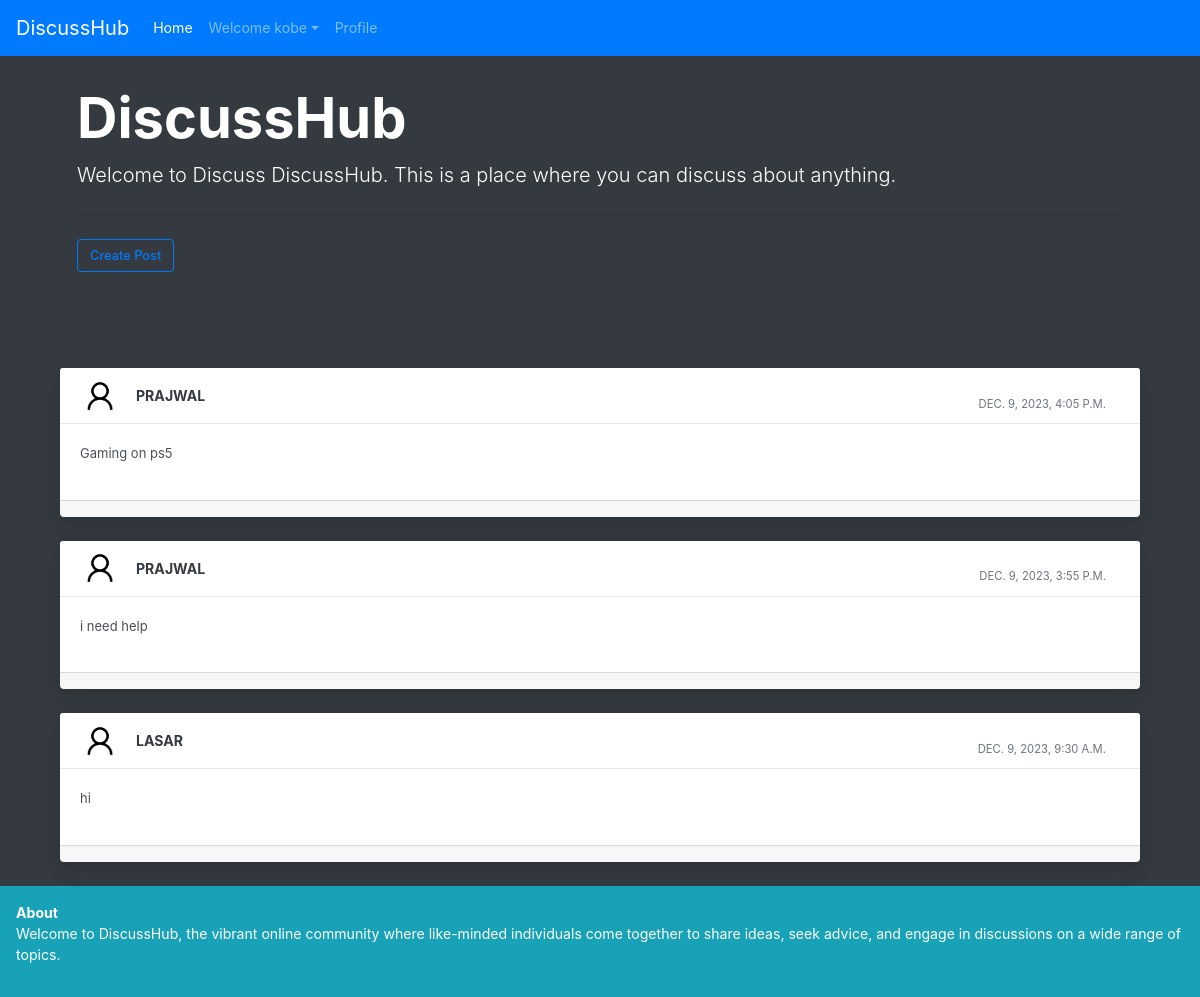
Screenshot of / (signed in) with the database file from the repository.
### profile_of_user/models.py (models this page shows)
class Post(models.Model):
    user1 = models.ForeignKey(User, on_delete=models.CASCADE, default=1)
    post_id = models.AutoField
    post_content = models.CharField(max_length=5000)
    timestamp= models.DateTimeField(default=now)
    image = models.ImageField(upload_to="images",default="")

### profile_of_user/views.py (the view, shortened to what this page needs)
# urls.py: path("", views.forum, name="Forum"),
def forum(request):
    profile = Profile.objects.all()
    posts = Post.objects.filter().order_by('-timestamp')
    return render(request, "forum.html", {'posts':posts})

### profile_of_user/templates/forum.html (shortened to what this page needs)
{% extends 'basic.html' %}
{% block homeactive %} active {% endblock homeactive %}
{% block body %}
{% load static %}
<div class="container">
<div class="jumbotron bg-dark text-white">
    <h1 class="display-4 font-weight-bold">DiscussHub</h1>
    <p class="lead">Welcome to Discuss DiscussHub. This is a place where you can discuss about anything.</p>
    <hr class="my-4">
      <button class="btn btn-outline-primary " data-target="#questions" data-toggle="modal" role="button">Create Post</button>
    </div>
    {% for post in posts %}
    <div class="container-fluid mt-10">
      <div class="row">
          <div class="col-md-12">
              <div class="card mb-4">
                  <div class="card-header">
                      <div class="media flex-wrap w-100 align-items-center"> <img src="/media/{{post.image}}"
                              class="d-block ui-w-40 rounded-circle" alt="">
                          <div class="media-body ml-3 font-weight-bold"> <a href="/discussion/{{post.id}}"class="text-dark" data-abc="true">{{post.user1}}</a>
                          </div>
                          <div class="text-muted small ml-3">
                            <div class="px-4 pt-3">{{post.timestamp}} </div>
                          </div>
                      </div>
                  </div>
                  <div class="card-body">
                      <p>{{post.post_content}}</p>
                  </div>
                  <div class="card-footer d-flex flex-wrap justify-content-between align-items-center px-0 pt-0 pb-3">
                  </div>
              </div>
          </div>
      </div>
  </div>
  {% endfor %}
</div>
    {% endblock %}

### profile_of_user/templates/basic.html (shortened to what this page needs)
<!doctype html>
<html lang="en" class="bg-dark">
  <head>
    <link rel="stylesheet" href="https://stackpath.bootstrapcdn.com/bootstrap/4.2.1/css/bootstrap.min.css">
  </head>
  <body class="bg-dark">
    <nav class="navbar navbar-expand-lg navbar-dark bg-primary fixed-top ">
  <a class="navbar-brand" href="/">DiscussHub</a>
  <div class="collapse navbar-collapse " id="navbarSupportedContent">
    <ul class="navbar-nav mr-auto ">
      <li class="nav-item {% block homeactive %} {% endblock homeactive %} ">
        <a class="nav-link " href="/">Home </a>
      </li>
      {% if user.is_authenticated %}
<ul class="navbar-nav mr-2">
<li class="nav-item dropdown">
<a class="nav-link dropdown-toggle" href='#' id="navbarDropdown" role="button" data-toggle="dropdown"> Welcome {{request.user}}</a>
<div class="dropdown-menu" aria-labelledby="navbarDropdown">
      <li class="nav-item {% block profileactive %} {% endblock profileactive %}">
        <a class="nav-link" href="/myprofile">Profile</a>
      </li>
        </div>
      </li>
      {% endif %}
    </ul>
  </div>
</nav>
<br>
</body>
{% block body %} {% endblock %}
<footer class="bg-info w-100 p-3 text-white">
  <a class="font-weight-bold text-center">About</a>
  <p> Welcome to DiscussHub, the vibrant online community where like-minded individuals come together to share ideas, seek advice, and engage in discussions on a wide range of topics. </p>
</footer>
</html>

### rows the page displays
Post: image (placeholder picture), user1 "PRAJWAL", timestamp "DEC. 9, 2023, 4:05 P.M.", post_content "Gaming on ps5"
Post: image (placeholder picture), user1 "PRAJWAL", timestamp "DEC. 9, 2023, 3:55 P.M.", post_content "i need help"
Post: image (placeholder picture), user1 "LASAR", timestamp "DEC. 9, 2023, 9:30 A.M.", post_content "hi"

### other values shown
{{ request.user }} "kobe"
